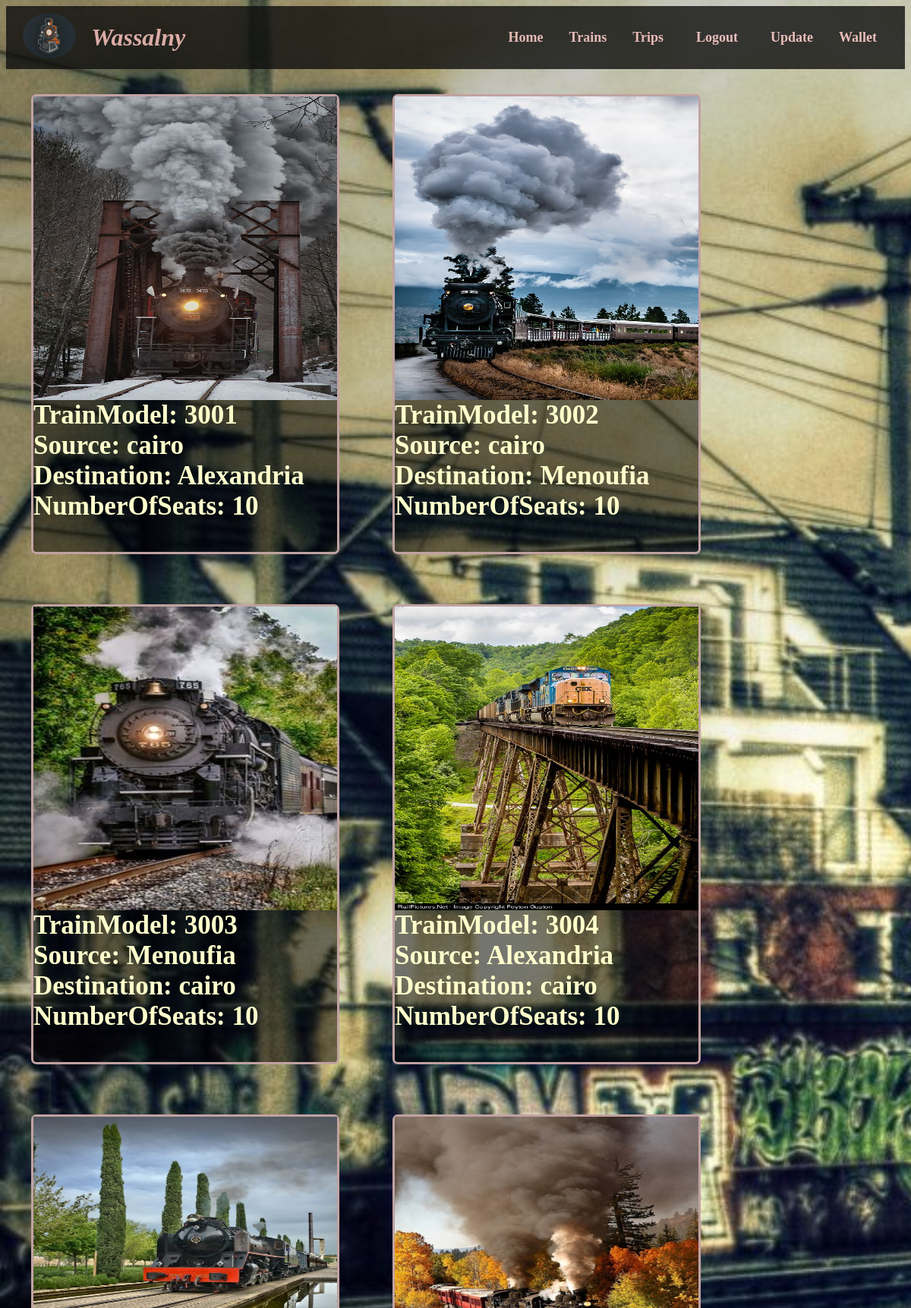
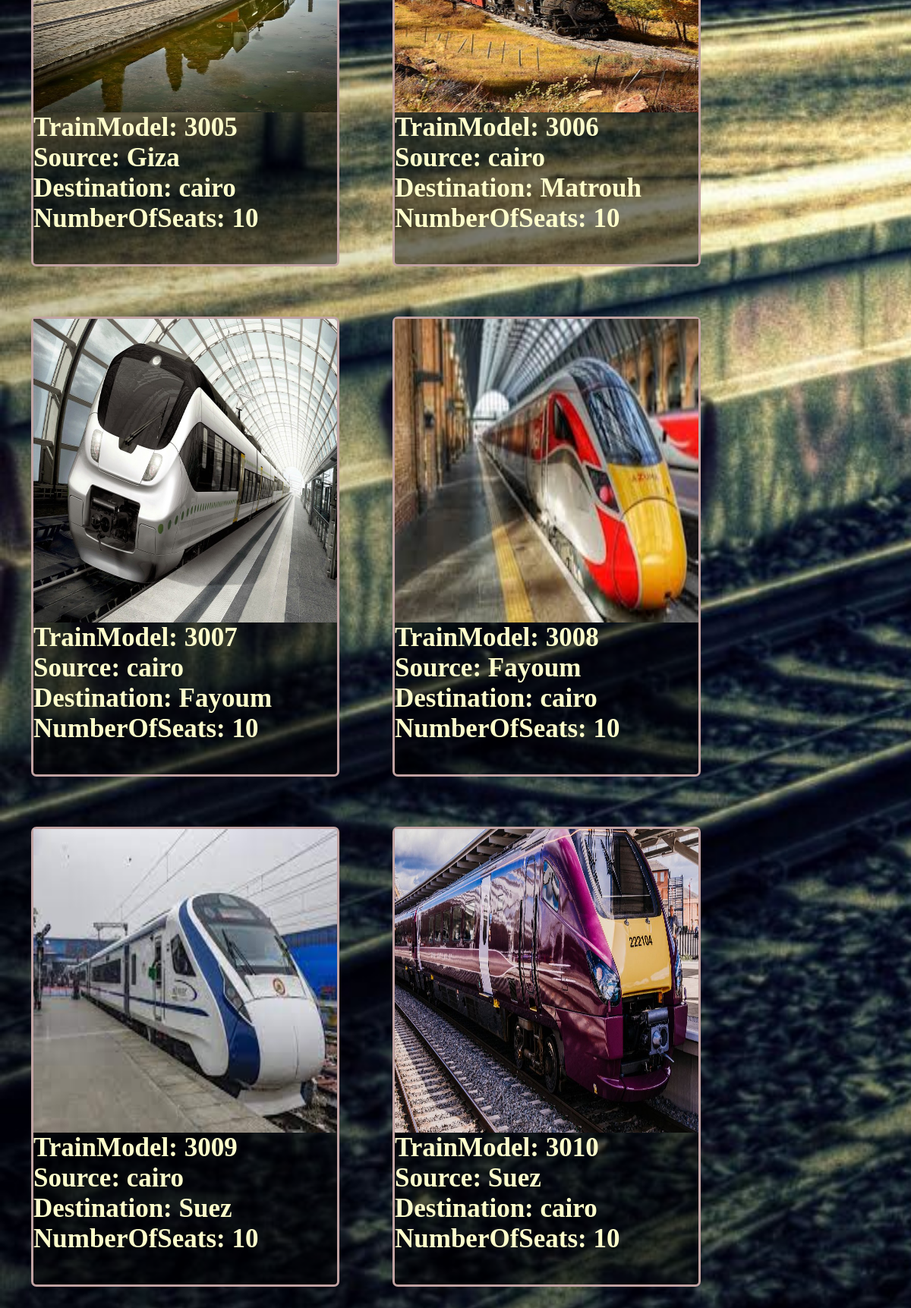
The page /train/trains on the database its author committed (2 pictures, top to bottom).
### AddingTrain/models.py (models this page shows, shortened)
class Train(models.Model):
    model=models.CharField(max_length=50)
    dateTime=models.DateTimeField()
    source=models.CharField(max_length=50,choices=x)
    destination=models.CharField(max_length=50,choices=x)
    numberOfSeats=models.IntegerField()
    trainimg=models.ImageField(default='2.jpg')

### AddingTrain/views.py (the view)
# urls.py: path('trains', views.trains, name='AddingTrain')
def trains(request):
    return render(request, 'Train/train.html', {'tra': Train.objects.all()})

### templates/Train/train.html (shortened to what this page needs)
{% extends 'basic/nav.html' %}
{% block content %}
    <!DOCTYPE html>
    <html lang="en">
    <head>
    </head>
    <body>
    {% load static%}
    {% for x in tra %}
        <div class="w">
            <p1>
                <img style="width: 400px;height: 400px" src="{{ x.trainimg.url }}">
                TrainModel: {{ x.model}}<br>
                Source: {{ x.source }}<br>
                Destination: {{ x.destination}}<br>
                NumberOfSeats: {{ x.numberOfSeats}}<br>
                <br>
            </p1>
            </div>
    {% endfor %}
    </body>
    </html>
{% endblock content %}

### templates/basic/nav.html (shortened to what this page needs)
{% load static %}
<link rel="stylesheet" href="{% static 'CSS/nav.css'%}">
<header class="nav_Header">
<div class="Wrap Trasperent">
    {% load static %} <img src="{% static "images/2.jpg"%}" class="image">
    <a href="#" id="site_name">Wassalny</a>
        <nav>
            <Ul>
            <Li><a href=" http://127.0.0.1:8000/">Home</a></Li>
            <li><a href=" http://127.0.0.1:8000/train/trains">Trains</a></li>
            <li><a href="http://127.0.0.1:8000/seatstrain/seats">Trips</a></li>
                <li><a href="{% url "logout" %}"> &nbsp; Logout</a></li>
                <li><a href="{% url "Update"%}"> &nbsp; Update</a></li>
                <li><a href="http://127.0.0.1:8000/Wallet/info">Wallet</a></li>
            </Ul>
        </nav>
</div>
</header>
{% block content %}
{% endblock content %}

### trainSite/static/CSS/nav.css (style rules this page uses)
ul { color: rgb(9, 9, 9); list-style-type: none; text-align: right; }
li { font-weight: bold; color: rgb(7, 7, 7); margin: 15px; display:inline-block; opacity: 1; }
a:link,a:visited { color: #f3bbbb; font-weight: bold; font-size: large; text-decoration: none; }
div.Trasperent { display: flex; justify-content: space-between; align-items: center; padding-top: 0; padding-bottom: 0; }
#site_name { font-size:xx-large; font-weight: bold; padding-right: 350px; font-style: italic; }
.nav_Header { position: relative; background-color: #0e0e0e; opacity: 0.8; }
.image { width: 70px; height: 60px; border-radius: 50%; overflow: hidden; margin-top: -6px; }
div.Wrap { max-width: 1140px; padding-left: 1rem; padding-right: 1rem; margin-left: auto; margin-right: auto; }
body { background-image:url('../images/backkkk.png'); background-repeat: no-repeat; background-attachment: fixed; background-size: cover; }

### templates/Train/train.html (style rules this page uses)
div.w { font-size: 35px; font-weight: bold; color: #ffffcc; display:inline-block; margin: 33px; text-align:left; width: 400px; height: 600px; background-color: rgba(0,0,0,0.5); border: 3px solid #C1A2A2; border-radius: 7px; }

### rows shown on the page
Train: trainimg (picture), model "3001", source "cairo", destination "Alexandria", numberOfSeats "10"
Train: trainimg (picture), model "3002", source "cairo", destination "Menoufia", numberOfSeats "10"
Train: trainimg (picture), model "3003", source "Menoufia", destination "cairo", numberOfSeats "10"
Train: trainimg (picture), model "3004", source "Alexandria", destination "cairo", numberOfSeats "10"
Train: trainimg (picture), model "3005", source "Giza", destination "cairo", numberOfSeats "10"
Train: trainimg (picture), model "3006", source "cairo", destination "Matrouh", numberOfSeats "10"
Train: trainimg (picture), model "3007", source "cairo", destination "Fayoum", numberOfSeats "10"
Train: trainimg (picture), model "3008", source "Fayoum", destination "cairo", numberOfSeats "10"
Train: trainimg (picture), model "3009", source "cairo", destination "Suez", numberOfSeats "10"
Train: trainimg (picture), model "3010", source "Suez", destination "cairo", numberOfSeats "10"
